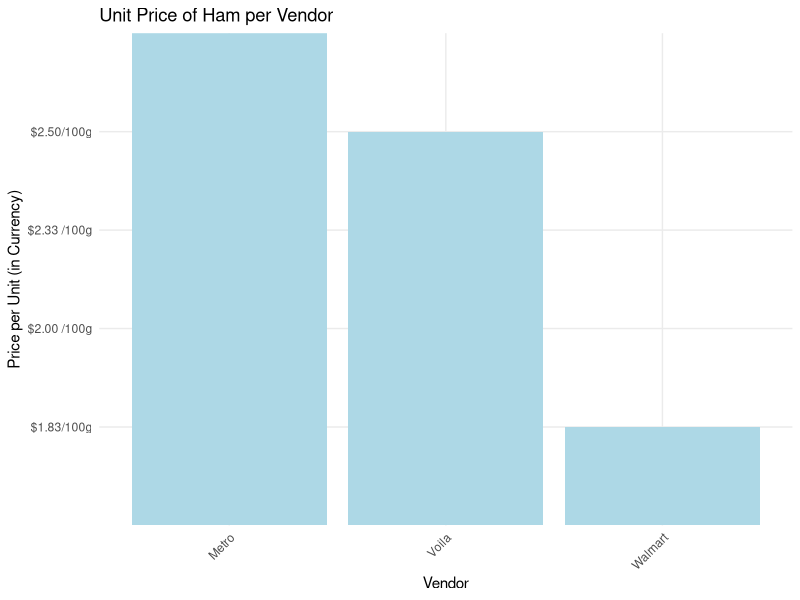
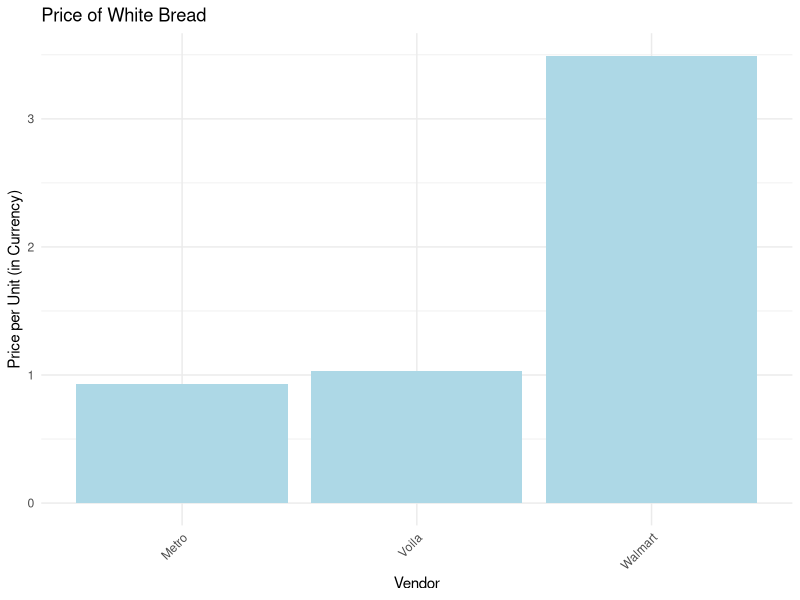

The R source for these figures, in order:
## ---- chunk 1
#| include: false
#| warning: false
#| message: false
library(tidyverse)
library(ggplot2)

bread_data <-
  read_csv(
    file = "../data/clean_data/white_bread_data.csv",
    show_col_types = FALSE
  )

ham_data <-
  read_csv(
    file = "../data/clean_data/ham_data.csv",
    show_col_types = FALSE
  )
## ---- chunk 2
#| label: fig-ham
#| fig-cap: A Bar chart compares the price per unit of turkey ham across Metro, Voila, and Walmart
#| echo: false
#| warning: false
#| message: false

ggplot(ham_data, aes(x = vendor, y = price_per_unit)) +
  geom_bar(stat = "summary", fun = "mean", fill = "lightblue") +
  labs(title = "Unit Price of Ham per Vendor",
       x = "Vendor",
       y = "Price per Unit (in Currency)") +
  theme_minimal() +
  theme(axis.text.x = element_text(angle = 45, hjust = 1))
## ---- chunk 3
#| label: fig-bread
#| fig-cap: "A Bar chart illustrating the price per unit of white bread across three grocery vendors: Metro, Voila, and Walmart"
#| echo: false
#| warning: false
#| message: false

ggplot(bread_data, aes(x = vendor, y = price_per_unit)) +
  geom_bar(stat = "summary", fun = "mean", fill = "lightblue") +
  labs(title = "Price of White Bread",
       x = "Vendor",
       y = "Price per Unit (in Currency)") +
  theme_minimal() +
  theme(axis.text.x = element_text(angle = 45, hjust = 1))

